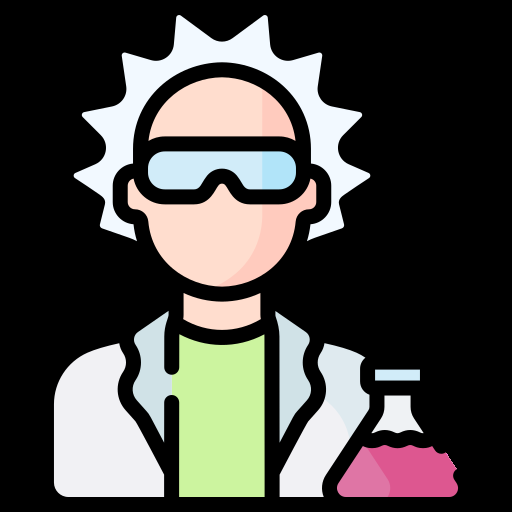
#> input picture images/expert.png, 512 x 512 px, found by its file name
$ jupyter execute Ex-01-ReadWriteImage.ipynb
#> lines starting #> are read from the running program, lines starting #| are printed output that depends on the picture
#### Import Libraries

[cell 1]
import cv2
import numpy as np

#### Load Image

[cell 2]
image_data = cv2.imread(r'F:\work in jupyter\Computer-Vision-Daily-Bootcamp\images\expert.png')
#> image_data is the input picture: shape (512, 512, 3); mean B, G, R 69.7, 73.1, 74.9

#### Image Shape

[cell 3]
print(image_data.shape)
#| (512, 512, 3)

#### Show Image at window

[cell 4]
cv2.imshow('First Image',image_data)
cv2.waitKey(6000)  ### The window will automatically close after the 6 seconds.
cv2.destroyAllWindows()

Show Image at GrayScale

[cell 5]
image_data = cv2.imread(r'F:\work in jupyter\Computer-Vision-Daily-Bootcamp\images\expert.png',0)  ## 0 for grayscale
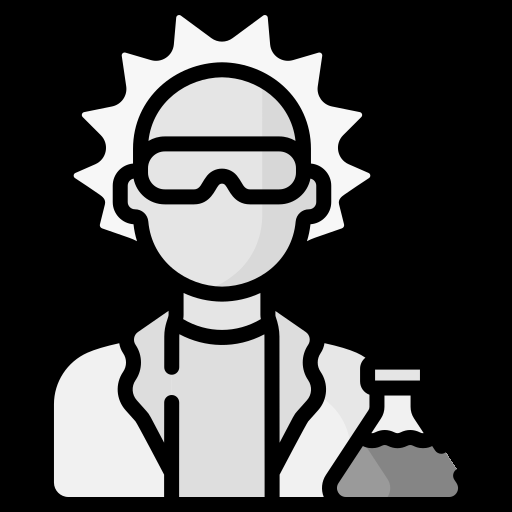
#> image_data: shape (512, 512); min 0, max 247, mean 73.1
cv2.imshow('First Image', image_data)
cv2.waitKey(6000)
cv2.destroyAllWindows()

Saving the imagem

[cell 6]
cv2.imwrite('F:\work in jupyter\Computer-Vision-Daily-Bootcamp\images\expert_output.png',image_data)
#> Out = True
